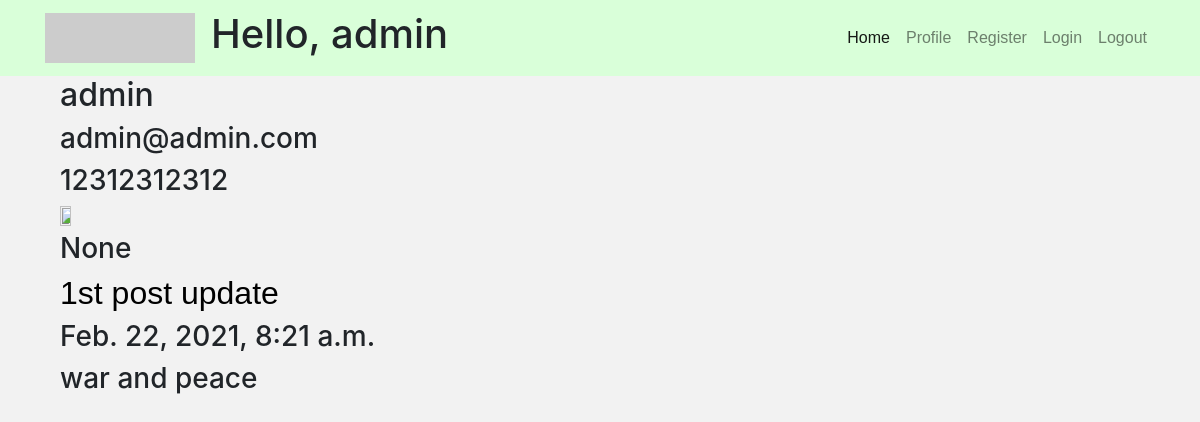
Page /blog/user/admin (signed in) on the committed database.
### BlogApp/models.py (models this page shows, shortened)
class Guest(models.Model):
    user = models.OneToOneField(User, null=True, blank=True, on_delete=models.CASCADE)
    name = models.CharField(max_length=200, null=True)  # should be unique
    date_created = models.DateTimeField(auto_now_add=True, null=True)
    email = models.EmailField(default='example@blog.com')  # can't change
    phone = models.IntegerField(blank=True, default=111111)
    profile_picture = models.ImageField(null=True, blank=True)
    skype = models.CharField(max_length=50, null=True, blank=True)
    def __str__(self):
        return self.name

class Post(models.Model):
    name = models.CharField(max_length=200, default='Untitled')
    creation_date = models.DateTimeField(auto_now_add=True, null=True)
    text = models.TextField()
    description = models.TextField(max_length=200)
    user = models.ForeignKey(Guest, on_delete=models.SET_NULL, null=True)

### BlogApp/views.py (the view)
# urls.py: path('user/<str:pk>', views.profile, name='profile'),
def profile(request, pk):
    user = Guest.objects.get(name=pk)
    posts = Post.objects.filter(user=user)
    context = {'posts': posts, 'user': user}
    return render(request, 'Blog/profile.html', context)

### templates/Blog/profile.html
{% extends 'Blog/base.html' %}
{% block content %}
    {% load static %}
<div class="container">
    <h2>{{ user.name }}</h2>
    <h3>{{ user.email }}</h3>
    <h3>{{ user.phone }}</h3>
    <img src="{% static '/images/violet.jpg' %}" width="10%" height="10%">
    <h3>{{ user.skype }}</h3>
</div>
    {% for post in posts %}
    <div class="container">
        <h2><a href="{% url 'Blog:post' post.id %}">{{ post.name }}</a></h2>
        <h3>{{ post.creation_date }}</h3>
        <h3>{{ post.description }}</h3>
    </div>
    {% endfor %}
{% endblock %}

### templates/Blog/base.html (shortened to what this page needs)
<!DOCTYPE html>
{% load static %}
<html lang="en">
<head>
        <link rel="stylesheet"
          href="https://stackpath.bootstrapcdn.com/bootstrap/4.3.1/css/bootstrap.min.css"
>
        <link rel="stylesheet"
              type="text/css"
              href="{% static 'css/main.css' %}">
</head>
<body>
<nav class="navbar navbar-expand-lg navbar-light static-top"
  style="background-color: #d9ffd9;">
  <div class="container">
    <a class="navbar-brand" href="#">
          <img src="http://placehold.it/150x50?text=Logo" alt="">
        </a>
    <div class="collapse navbar-collapse" id="navbarResponsive">
        <h1>Hello, {{ request.user }} </h1>
      <ul class="navbar-nav ml-auto">
        <li class="nav-item active">
          <a class="nav-link" href="{% url 'Blog:home' %}">Home
              </a>
        </li>
        <li class="nav-item">
          <a class="nav-link" href="{% url 'Blog:profile' user %}">Profile</a>
        </li>
        <li class="nav-item">
          <a class="nav-link" href="{% url 'Blog:register' %}">Register</a>
        </li>
        <li class="nav-item">
          <a class="nav-link" href="{% url 'Blog:login' %}">Login</a>
        </li>
        <li class="nav-item">
          <a class="nav-link" href="{% url 'Blog:logout' %}">Logout</a>
        </li>
      </ul>
    </div>
  </div>
</nav>
<div class="container">
  {% block content %}
  {% endblock %}
</div>
</body>
</html>

### static/css/main.css (style rules this page uses)
body { background-color: #f2f2f2; }
a { font-family: Arial, Helvetica, sans-serif; color: black; }

### rows in the picture
Guest: name "admin", email "admin@admin.com", phone "12312312312", skype "None"
Post: name "1st post update", creation_date "Feb. 22, 2021, 8:21 a.m.", description "war and peace"

### other values in the picture
{{ request.user }} "admin"
